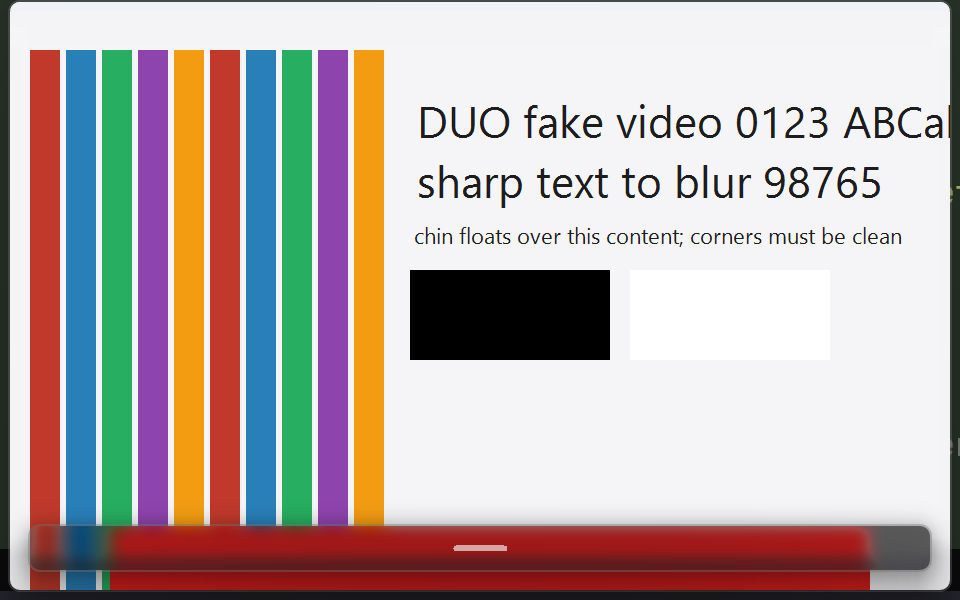
#> input picture docs/validation/assets/chin-glass-dark.png, 960 x 600 px, found by its file name
$ python chin_island_probe.py
#> lines starting #> are read from the running program, lines starting #| are printed output that depends on the picture
"""chin island probe - 定量验收浮动岛四象限截图。

用法: python3 chin_island_probe.py <dir-with-chin-*.png>
量测:
  1) 岛 bounding box(贴底区域非背景行) + 左右/底边距(DIP 换算)
  2) 四角圆角检测(岛 bbox 角点 vs 背景色)
  3) 岛内部材质(纯色 vs 有色彩方差的亚克力; 条纹区色相渗入)
  4) 药丸存在性(中心小胶囊, 行内亮度峰)
"""
import sys, os
from PIL import Image

BG = (245, 245, 247)


def near(c, ref, tol=6):
    return all(abs(a - b) <= tol for a, b in zip(c[:3], ref))


def lum(c):
    return 0.2126 * c[0] + 0.7152 * c[1] + 0.0722 * c[2]


def analyze(path):
    im = Image.open(path).convert("RGB")
    w, h = im.size
    px = im.load()
    print(f"\n== {os.path.basename(path)}  {w}x{h} ==")

    # 下 30% 找岛: 每行统计显著偏离背景的像素数
    rows = {}
    for y in range(int(h * 0.70), h):
        cnt = sum(0 if near(px[x, y], BG, 10) else 1 for x in range(0, w, 2))
        rows[y] = cnt
    active = [y for y, c in rows.items() if c > w * 0.25 / 2]
    if not active:
        print("  !! 底部未检出岛 (宽 >=25% 的非背景行)")
        return
    top, bot = min(active), max(active)
    print(f"  island rows: y {top}..{bot}  height={bot - top + 1}px")

    # 列范围 (岛内中间行)
    ymid = (top + bot) // 2
    xs = [x for x in range(w) if not near(px[x, ymid], BG, 10)]
    if not xs:
        print("  !! 中间行无岛像素")
        return
    l, r = min(xs), max(xs)
    print(f"  island cols: x {l}..{r}  width={r - l + 1}px  "
          f"margins L={l} R={w - 1 - r} B={h - 1 - bot}")

    # 四角圆角: 岛 bbox 四角 3x3 是否为背景(圆)还是实心(方)
    for name, cx, cy in (("TL", l, top), ("TR", r, top),
                         ("BL", l, bot), ("BR", r, bot)):
        c = px[cx, cy]
        print(f"  corner {name}: rgb={c}  {'BG(圆角/透明)' if near(c, BG, 10) else 'SOLID(方角!)'}")

    # 内部材质: 条纹区(x 0..40% 岛内) 与 文字区(x 40..100%) 的均值/方差
    def region_stats(x0, x1, y0, y1):
        vals, lums = [], []
        for y in range(y0, y1):
            for x in range(x0, x1, 2):
                c = px[x, y]
                vals.append(c)
                lums.append(lum(c))
        n = len(vals)
        mean = tuple(sum(v[i] for v in vals) // n for i in range(3))
        spread = max(lums) - min(lums)
        # 色相方差 (每通道方差的均值)
        var = sum(sum((v[i] - mean[i]) ** 2 for v in vals) / n for i in range(3)) / 3
        return mean, spread, var

    inner_top, inner_bot = top + 4, bot - 4
    inner_l, inner_r = l + 16, r - 16
    mean_a, spread_a, var_a = region_stats(
        inner_l, int(inner_l + (inner_r - inner_l) * 0.4), inner_top, inner_bot)
    mean_b, spread_b, var_b = region_stats(
        int(inner_l + (inner_r - inner_l) * 0.6), inner_r, inner_top, inner_bot)
    print(f"  interior(stripe zone): mean={mean_a} lum_spread={spread_a:.0f} var={var_a:.0f}")
    print(f"  interior(text zone)  : mean={mean_b} lum_spread={spread_b:.0f} var={var_b:.0f}")
    verdict = "亚克力(有色差/渗入)" if var_a > 120 or spread_a > 40 else "近平板纯色"
    print(f"  材质判定: {verdict}")

    # 药丸: 中心 ±10px 行内亮度峰(相对岛均值)
    cx0 = w // 2 - 80
    cx1 = w // 2 + 80
    peak, base = 0, None
    means = []
    for y in range(top + 2, bot - 2):
        row = [lum(px[x, y]) for x in range(cx0, cx1, 2)]
        means.append(sum(row) / len(row))
    if means:
        base = sorted(means)[len(means) // 2]
        peak = max(abs(m - base) for m in means)
    print(f"  pill: center rows lum base={base:.0f} peak_dev={peak:.0f} "
          f"{'检出' if peak > 18 else '未检出!?'}")

    # 裁剪岛区保存(供视觉评审)
    crop = im.crop((max(0, l - 24), max(0, top - 24), min(w, r + 24), min(h, bot + 24)))
    crop = crop.resize((crop.width * 3, crop.height * 3), Image.LANCZOS)
    out = os.path.join(os.path.dirname(path),
                       "crop-" + os.path.basename(path))
    crop.save(out)
    print(f"  crop -> {out}")


if __name__ == "__main__":
    d = sys.argv[1] if len(sys.argv) > 1 else "."
    for name in ("chin-glass-dark", "chin-plain-dark",
                 "chin-glass-light", "chin-plain-light"):
        p = os.path.join(d, name + ".png")
        if os.path.exists(p):
            analyze(p)
#| == chin-glass-dark.png  960x600 ==
#> after the loop in analyze, `for y in range(int(h * 0.70), h):`: rows = 180 items
#> in analyze, `active = [y for y, c in rows.items() if c > w * 0.25 / 2]`: active = 180 values from 420 to 599
#> in analyze, `top, bot = min(active), max(active)`: top = 420; bot = 599
#|   island rows: y 420..599  height=180px
#> in analyze, `ymid = (top + bot) // 2`: ymid = 509
#> in analyze, `xs = [x for x in range(w) if not near(px[x, ymid], BG, 10)]`: xs = 320 values from 0 to 959
#> in analyze, `l, r = min(xs), max(xs)`: l = 0; r = 959
#|   island cols: x 0..959  width=960px  margins L=0 R=0 B=0
#> the loop in analyze, `for name, cx, cy in (("TL", l, top), ("TR", r, top), ("BL", l, bot), (..` made 4 passes
#> (name, cx, cy, c) on passes 1 to 4: ('TL', 0, 420, (34, 43, 34)), ('TR', 959, 420, (34, 43, 34)), ('BL', 0, 599, (33, 33, 42)), ('BR', 959, 599, (33, 33, 42))
#|   corner TL: rgb=(34, 43, 34)  SOLID(方角!)
#|   corner TR: rgb=(34, 43, 34)  SOLID(方角!)
#|   corner BL: rgb=(33, 33, 42)  SOLID(方角!)
#|   corner BR: rgb=(33, 33, 42)  SOLID(方角!)
#> in analyze, `inner_top, inner_bot = top + 4, bot - 4`: inner_top = 424; inner_bot = 595
#> in analyze, `inner_l, inner_r = l + 16, r - 16`: inner_l = 16; inner_r = 943
#> after the loop in region_stats, `for y in range(y0, y1):`: lums = 31635 items
#> in region_stats, `n = len(vals)`: n = 31635
#> in region_stats, `mean = tuple(sum(v[i] for v in vals) // n for i in range(3))`: mean = (138, 100, 94)
#> in region_stats, `spread = max(lums) - min(lums)`: spread = 223.8
#> in region_stats, `var = sum(sum((v[i] - mean[i]) ** 2 for v in vals) / n for i in range(..`: var = 5659.9
#> in analyze, `mean_a, spread_a, var_a = region_stats( inner_l, int(inner_l + (inner_..`: mean_a = (138, 100, 94); spread_a = 223.8; var_a = 5659.9
#> in analyze, `mean_b, spread_b, var_b = region_stats( int(inner_l + (inner_r - inner..`: mean_b = (196, 163, 164); spread_b = 223.8; var_b = 7792.7
#|   interior(stripe zone): mean=(138, 100, 94) lum_spread=224 var=5660
#|   interior(text zone)  : mean=(196, 163, 164) lum_spread=224 var=7793
#> in analyze, `verdict = "亚克力(有色差/渗入)" if var_a > 120 or spread_a > 40 else "近平板纯色"`: verdict = '亚克力(有色差/渗入)'
#|   材质判定: 亚克力(有色差/渗入)
#> after the loop in analyze, `for y in range(top + 2, bot - 2):`: means = 175 values, max 245.1 at index 0, min 21.36 at index 170, mean 164.8
#> in analyze, `base = sorted(means)[len(means) // 2]`: base = 238.1
#> in analyze, `peak = max(abs(m - base) for m in means)`: peak = 216.8
#|   pill: center rows lum base=238 peak_dev=217 检出
#> in analyze, `crop = im.crop((max(0, l - 24), max(0, top - 24), min(w, r + 24), min(..`:
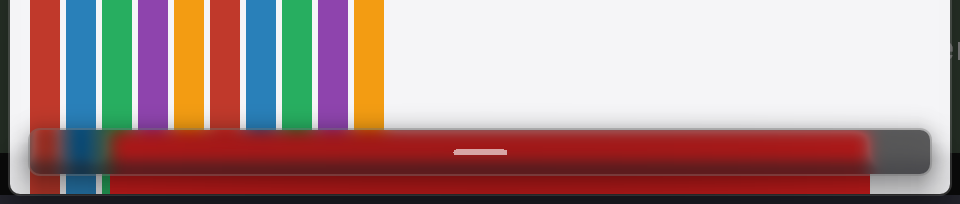
#> crop: PIL image 960x204 RGB; mean R, G, B 172.4, 142, 140.6
#> pass 2 of the loop `for name in ("chin-glass-dark", "chin-plain-dark",`:
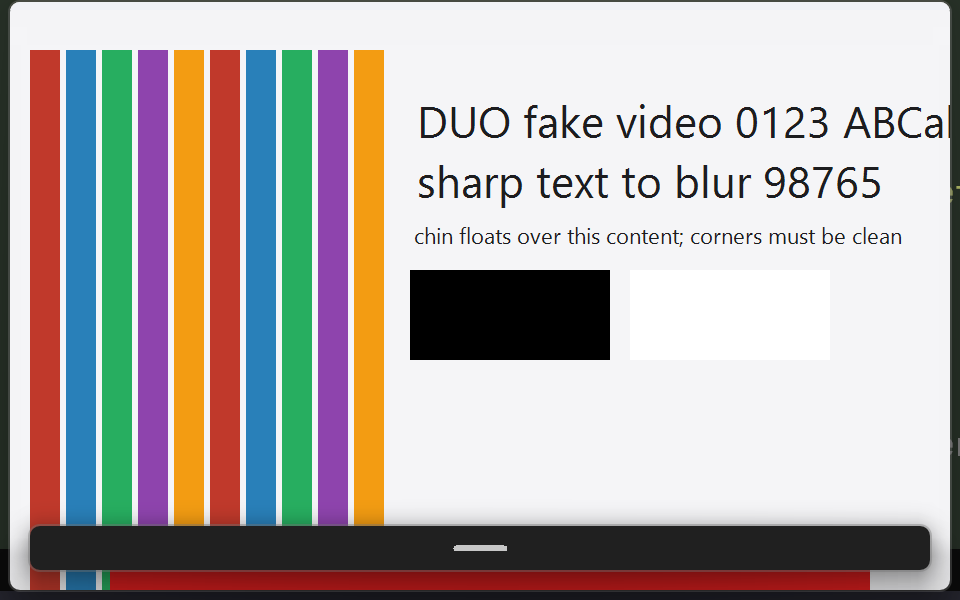
#> input picture docs/validation/assets/chin-plain-dark.png, 960 x 600 px, found by its file name
#| == chin-plain-dark.png  960x600 ==
#|   island rows: y 420..599  height=180px
#|   island cols: x 0..959  width=960px  margins L=0 R=0 B=0
#> the loop in analyze (call 2), `for name, cx, cy in (("TL", l, top), ("TR", r, top), ("BL", l, bot), (..` made 4 passes
#> (printed output is left out)
#> mean_a = (116, 98, 92); var_a = 6331.9
#> mean_b = (172, 160, 162); var_b = 9734.5
#|   interior(stripe zone): mean=(116, 98, 92) lum_spread=224 var=6332
#|   interior(text zone)  : mean=(172, 160, 162) lum_spread=224 var=9735
#|   材质判定: 亚克力(有色差/渗入)
#> after the loop in analyze (call 2), `for y in range(top + 2, bot - 2):`: means = 175 values, max 245.1 at index 0, min 21.36 at index 170, mean 159.5
#|   pill: center rows lum base=238 peak_dev=217 检出
#> in analyze (call 2), `crop = im.crop((max(0, l - 24), max(0, top - 24), min(w, r + 24), min(..`:
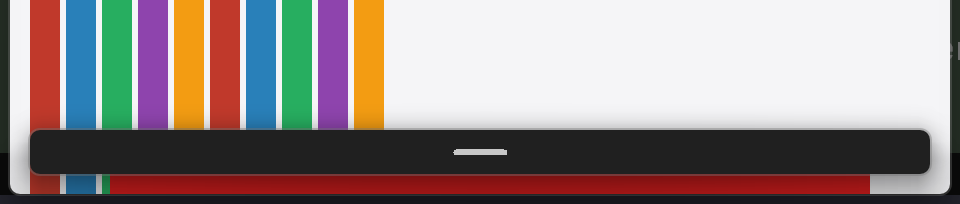
#> crop: PIL image 960x204 RGB; mean R, G, B 152.9, 140.8, 139.2
#> pass 3 of the loop `for name in ("chin-glass-dark", "chin-plain-dark",`:
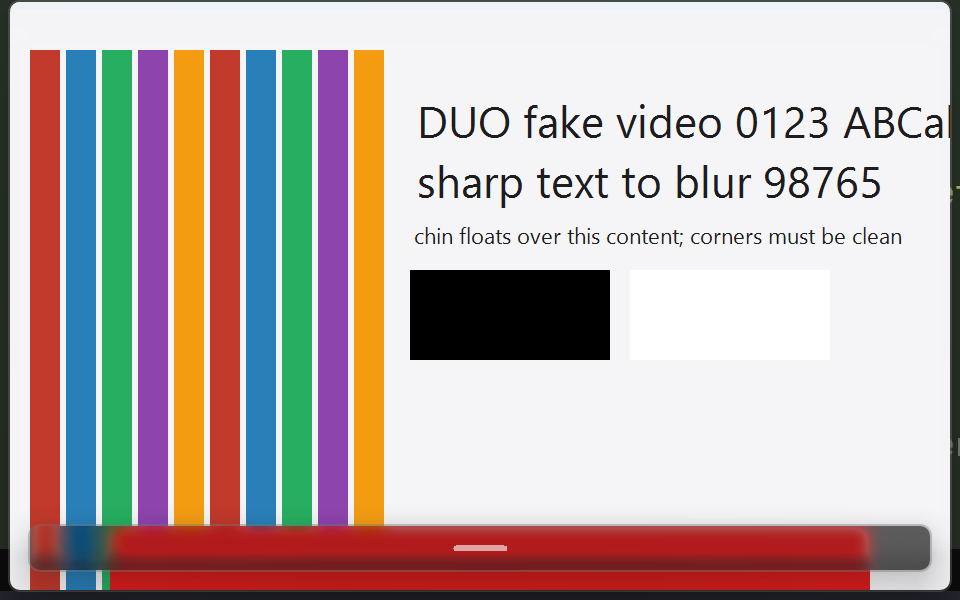
#> input picture docs/validation/assets/chin-glass-light.png, 960 x 600 px, found by its file name
#| == chin-glass-light.png  960x600 ==
#|   island rows: y 420..599  height=180px
#|   island cols: x 0..959  width=960px  margins L=0 R=0 B=0
#> the loop in analyze (call 3), `for name, cx, cy in (("TL", l, top), ("TR", r, top), ("BL", l, bot), (..` made 4 passes
#> (name, cx, cy, c) on passes 1 to 4: ('TL', 0, 420, (34, 43, 34)), ('TR', 959, 420, (34, 43, 34)), ('BL', 0, 599, (34, 34, 43)), ('BR', 959, 599, (34, 34, 43))
#> (printed output is left out)
#> mean_a = (147, 103, 97); spread_a = 220.7; var_a = 5715.8
#> mean_b = (206, 166, 168); spread_b = 220.7; var_b = 7452.2
#|   interior(stripe zone): mean=(147, 103, 97) lum_spread=221 var=5716
#|   interior(text zone)  : mean=(206, 166, 168) lum_spread=221 var=7452
#|   材质判定: 亚克力(有色差/渗入)
#> after the loop in analyze (call 3), `for y in range(top + 2, bot - 2):`: means = 175 values, max 245.1 at index 0, min 24.43 at index 170, mean 169.2
#> base = 242.1
#> peak = 217.7
#|   pill: center rows lum base=242 peak_dev=218 检出
#> in analyze (call 3), `crop = im.crop((max(0, l - 24), max(0, top - 24), min(w, r + 24), min(..`:
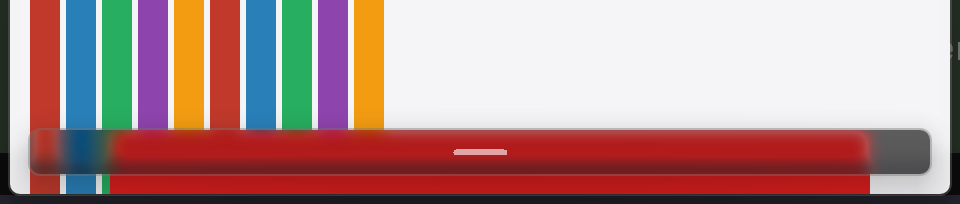
#> crop: PIL image 960x204 RGB; mean R, G, B 180.3, 144.6, 143.2
#> the loop made 4 passes; the first 3 are shown
